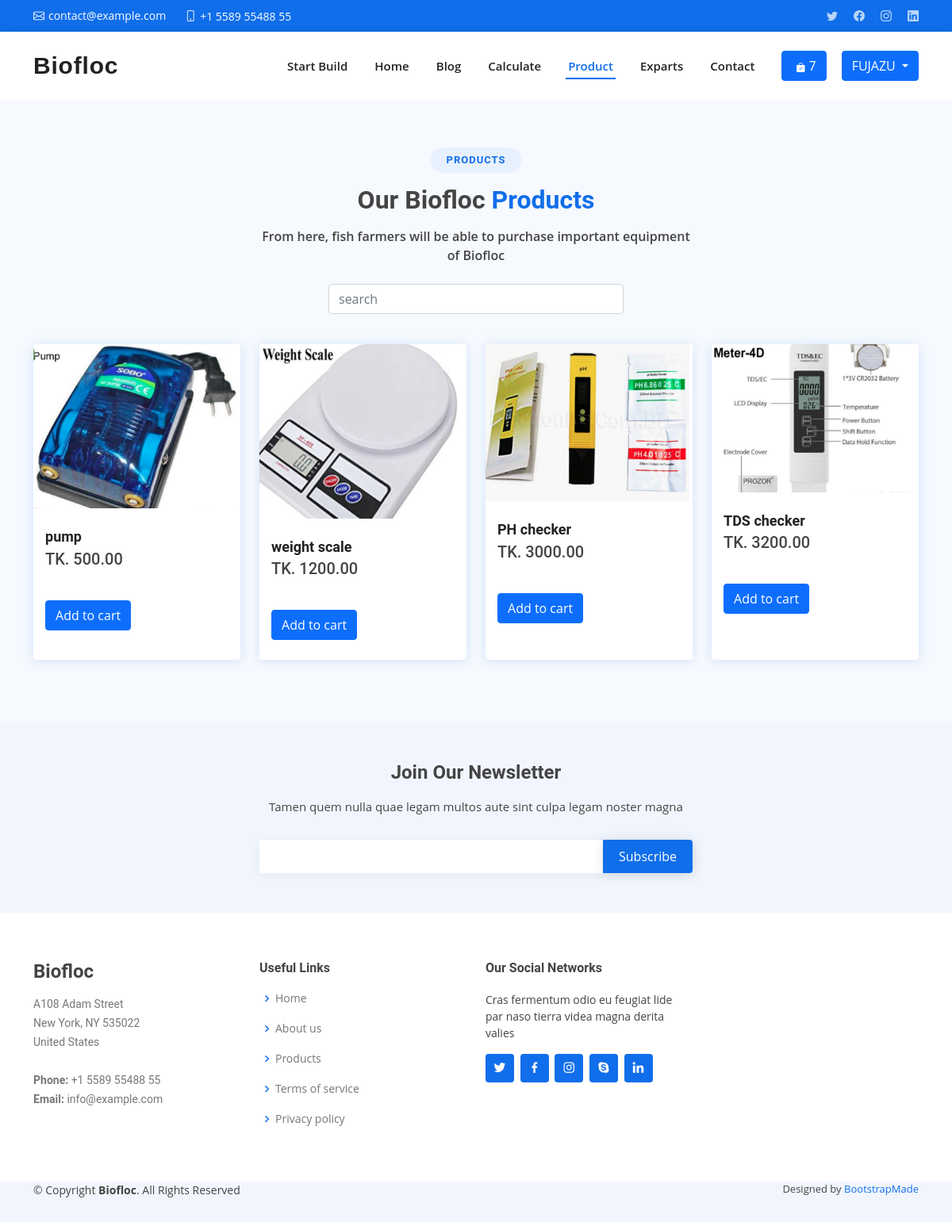
/product/ (signed in), run on the app's committed database.
### product/models.py (models this page shows, shortened)
class Order(models.Model):
    customer = models.ForeignKey(
        User, on_delete=models.SET_NULL, blank=True, null=True)
    date_orderd = models.DateTimeField(auto_now_add=True)
    complete = models.BooleanField(default=False)
    transaction_id = models.CharField(max_length=200, null=True)
    @property
    def get_cart_items(self):
        orderitem = self.orderitem_set.all()
        total = sum([item.quantity for item in orderitem])
        return total

class OrderItem(models.Model):
    product = models.ForeignKey(
        Product, on_delete=models.SET_NULL, blank=True, null=True)
    order = models.ForeignKey(
        Order, on_delete=models.SET_NULL, blank=True, null=True)
    quantity = models.IntegerField(default=0, null=True, blank=True)
    date_added = models.DateTimeField(auto_now_add=True)

class Product(models.Model):
    name = models.CharField(max_length=255)
    price = models.DecimalField(max_digits=7, decimal_places=2)
    pic = models.ImageField(null=True, blank=True, default='250x250.png')

### account/models.py (models this page shows)
class User(AbstractUser):
    FARMAR = 'FARMAR'
    AGRICULTURERIST = 'AGRICULTURERIST'
    VATONARIS = 'VATONARIS'
    IS_DOCTOR = 'DOCTOR'
    IS_USER = 'USER'
    USER_TYPE_CHOICES = [
        (IS_DOCTOR, 'Doctor'),
        (IS_USER, 'User'),
    ]
    user_type = models.CharField(
        max_length=20, choices=USER_TYPE_CHOICES, default=IS_USER)

### product/views.py (the view)
# urls.py: path('product/', productview, name='product'),
def productview(request):
    if request.user.is_authenticated:
        products = Product.objects.all()
        customer = request.user
        order, created = Order.objects.get_or_create(
            customer=customer, complete=False)
    else:
        order = {'get_cart_items': 0, 'get_cart_total': 0}
    if request.POST:
        search = request.POST['search']
        products = Product.objects.filter(name__contains=search)
    context = {'order': order, 'products': products}
    return render(request, 'product/list.html', context)

### templates/product/list.html (shortened to what this page needs)
{% extends "layout/layout.html" %}
{% block content %}
<section id="team" class="team section-bg">
    <div class="container aos-init aos-animate" data-aos="fade-up">
        <div class="section-title">
            <h2>Products</h2>
            <h3>Our Biofloc <span>Products</span></h3>
            <p>From here, fish farmers will be able to purchase important equipment of Biofloc</p>
            <div class="col-md-4 mb-2 mt-4 mx-auto">
                <form action="" method="post">
                    <input type="text" placeholder="search" name="search" class="form-control">
                </form>
            </div>
        </div>
        <div class="row">
            {% for product in products %}
            <div class="col-lg-3 col-md-6 d-flex align-items-stretch aos-init aos-animate" data-aos="fade-up"
                data-aos-delay="300">
                <div class="member">
                    <div class="member-img">
                        <img src="{{product.pic.url}}" class="img-fluid" alt="">
                    </div>
                    <div class="member-info">
                        <h4>{{product.name}}</h4>
                        <h5>TK. {{product.price}}</h5>
                        <br>
                        <button data-product="{{product.id}}" data-action="add"
                            class="update-cart btn btn-primary mt-2">Add
                            to cart</button>
                    </div>
                </div>
            </div>
            {% endfor %}
        </div>
    </div>
</section>
{% endblock content %}

### templates/layout/layout.html (shortened to what this page needs)
{% load static %}
<!DOCTYPE html>
<html lang="en">
<head>
  <link href="{% static 'assets/vendor/aos/aos.css' %}" rel="stylesheet">
  <link href="{% static 'assets/vendor/bootstrap/css/bootstrap.min.css' %}" rel="stylesheet">
  <link href="{% static 'assets/vendor/bootstrap-icons/bootstrap-icons.css' %}" rel="stylesheet">
  <link href="{% static 'assets/vendor/boxicons/css/boxicons.min.css' %}" rel="stylesheet">
  <link href="{% static 'assets/vendor/glightbox/css/glightbox.min.css' %}" rel="stylesheet">
  <link href="{% static 'assets/vendor/swiper/swiper-bundle.min.css' %}" rel="stylesheet">
  <link href="{% static 'assets/css/style.css' %}" rel="stylesheet">
</head>
<body>
  <section id="topbar" class="d-flex align-items-center">
    <div class="container d-flex justify-content-center justify-content-md-between">
      <div class="contact-info d-flex align-items-center">
        <i class="bi bi-envelope d-flex align-items-center"><a
            href="mailto:contact@example.com">contact@example.com</a></i>
        <i class="bi bi-phone d-flex align-items-center ms-4"><span>+1 5589 55488 55</span></i>
      </div>
      <div class="social-links d-none d-md-flex align-items-center">
        <a href="#" class="twitter"><i class="bi bi-twitter"></i></a>
        <a href="#" class="facebook"><i class="bi bi-facebook"></i></a>
        <a href="#" class="instagram"><i class="bi bi-instagram"></i></a>
        <a href="#" class="linkedin"><i class="bi bi-linkedin"></i></i></a>
      </div>
    </div>
  </section>
  <header id="header" class="d-flex align-items-center">
    <div class="container d-flex align-items-center justify-content-between">
      <h1 class="logo me-auto"><a href="{% url 'home' %}">Biofloc</a></h1>
      <nav id="navbar" class="navbar">
        <ul>
          {% url 'sb' as url %}
          <li><a class="nav-link {% if request.path == url %} active {% endif %}" href="{% url 'sb' %}">Start Build</a>
          </li>
          {% url 'home' as url %}
          <li><a class="nav-link {% if request.path == url %} active {% endif %}" href="{% url 'home' %}">Home</a></li>
          {% url 'viewBlog' as url %}
          <li><a class="nav-link {% if request.path == url %} active {% endif %}" href="{% url 'viewBlog' %}">Blog</a>
          </li>
          {% if request.user.user_type == 'USER' %}
          {% url 'calculate' as url %}
          <li><a class="nav-link {% if request.path == url %} active {% endif %}"
              href="{% url 'calculate' %}">Calculate</a></li>
          {% url 'product' as url %}
          <li><a class="nav-link {% if request.path == url %} active {% endif %}" href="{% url 'product' %}">Product</a>
          </li>
          {% url 'doctor' as url %}
          <li><a class="nav-link {% if request.path == url %} active {% endif %}" href="{% url 'doctor' %}">Exparts</a>
          </li>
          {% endif %}
          {% url 'contact' as url %}
          <li><a class="nav-link {% if request.path == url %} active {% endif %}" href="{% url 'contact' %}">Contact</a>
          </li>
          {% url 'cart' as cart %}
          {% url 'checkout' as checkout %}
          {% url 'product' as pro %}
          {% if request.path == cart or request.path == pro or request.path == checkout %}
          <li><a class="nav-link" href="{% url 'cart' %}">
              <button type="button" class="btn btn-primary position-relative">
                <i class="bi bi-bag-check-fill"></i>
                <span>
                  {{order.get_cart_items}}
                </span>
              </button>
            </a></li>
          {% endif %}
        </ul>
      </nav>
      {% if request.user.is_authenticated %}
      <div class="btn-group">
        <button type="button" class="btn btn-primary dropdown-toggle ms-3" data-bs-toggle="dropdown"
          aria-expanded="false">
          {{request.user|upper}}
        </button>
      </div>
      {% else %}
      {% url 'product' as url %}
      <a class="btn btn-primary {% if request.path == url %} active {% endif %} ms-2" href="{% url 'login' %}">Login
      </a>
      {% endif %}
    </div>
  </header>
  {% block content %}
  {% endblock content %}
  <footer id="footer">
    <div class="footer-newsletter" id="newsletter">
      <div class="container">
        <div class="row justify-content-center">
          <div class="col-lg-6">
            <h4>Join Our Newsletter</h4>
            <p>Tamen quem nulla quae legam multos aute sint culpa legam noster magna</p>
            <form action="{% url 'newsletter' %}" method="post">
              <input type="email" name="email" required><input type="submit" value="Subscribe">
            </form>
          </div>
        </div>
      </div>
    </div>
    <div class="footer-top">
      <div class="container">
        <div class="row">
          <div class="col-lg-3 col-md-6 footer-contact">
            <h3>Biofloc</h3>
            <p>
              A108 Adam Street <br>
              New York, NY 535022<br>
              United States <br><br>
              <strong>Phone:</strong> +1 5589 55488 55<br>
              <strong>Email:</strong> info@example.com<br>
            </p>
          </div>
          <div class="col-lg-3 col-md-6 footer-links">
            <h4>Useful Links</h4>
            <ul>
              <li><i class="bx bx-chevron-right"></i> <a href="{% url 'home' %}">Home</a></li>
              <li><i class="bx bx-chevron-right"></i> <a href="{% url 'about' %}">About us</a></li>
              <li><i class="bx bx-chevron-right"></i> <a href="{% url 'product' %}">Products</a></li>
              <li><i class="bx bx-chevron-right"></i> <a href="{% url 'terms' %}">Terms of service</a></li>
              <li><i class="bx bx-chevron-right"></i> <a href="{% url 'policy' %}">Privacy policy</a></li>
            </ul>
          </div>
          <div class="col-lg-3 col-md-6 footer-links">
            <h4>Our Social Networks</h4>
            <p>Cras fermentum odio eu feugiat lide par naso tierra videa magna derita valies</p>
            <div class="social-links mt-3">
              <a href="#" class="twitter"><i class="bx bxl-twitter"></i></a>
              <a href="#" class="facebook"><i class="bx bxl-facebook"></i></a>
              <a href="#" class="instagram"><i class="bx bxl-instagram"></i></a>
              <a href="#" class="google-plus"><i class="bx bxl-skype"></i></a>
              <a href="#" class="linkedin"><i class="bx bxl-linkedin"></i></a>
            </div>
          </div>
        </div>
      </div>
    </div>
    <div class="container footer-bottom clearfix">
      <div class="copyright">
        &copy; Copyright <strong><span>Biofloc</span></strong>. All Rights Reserved
      </div>
      <div class="credits">
        Designed by <a href="https://bootstrapmade.com/">BootstrapMade</a>
      </div>
    </div>
  </footer>
</body>
</html>

### data on the page
Order: get_cart_items "7"
User: user "FUJAZU"
Product: pic (picture), name "pump", price "500.00"
Product: pic (picture), name "weight scale", price "1200.00"
Product: pic (picture), name "PH checker", price "3000.00"
Product: pic (picture), name "TDS checker", price "3200.00"
